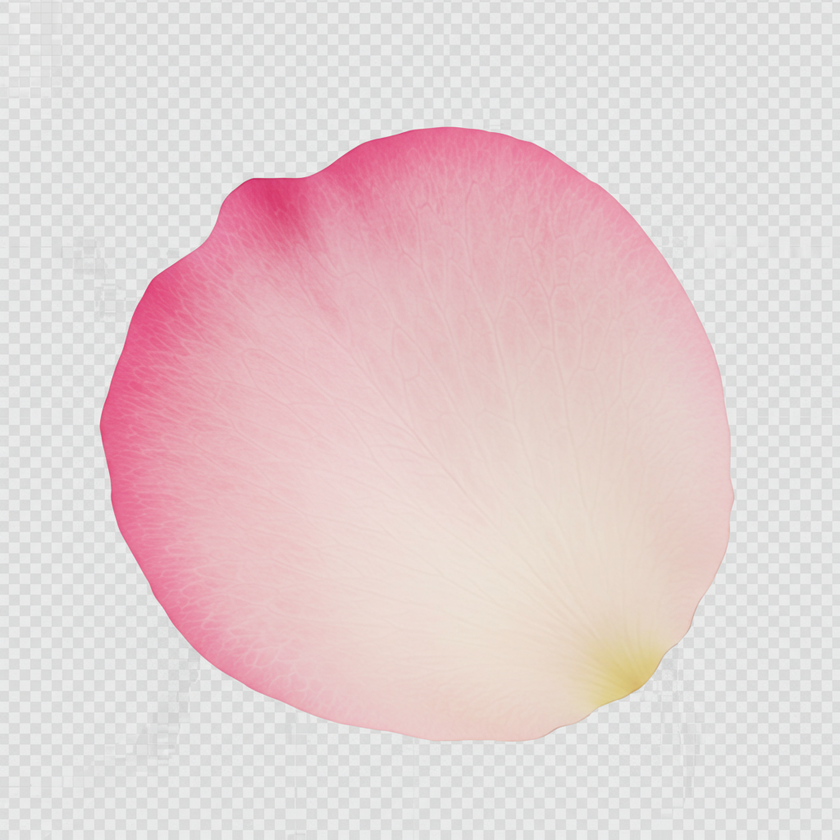
#> input picture mcps/kamui-code-mcp/petal_rose_pink.png, 840 x 840 px, shrunk from 1024 x 1024 before the run
$ python make_deeper_red.py
#> lines starting #> are read from the running program, lines starting #| are printed output that depends on the picture
from PIL import Image
import numpy as np
import colorsys

# 画像を読み込み
img = Image.open('petal_rose_pink.png').convert('RGBA')
data = np.array(img)

# 透明でない部分のみ処理
non_transparent = data[:, :, 3] > 0
#> non_transparent: shape (840, 840) bool; every value is 1

# ピクセルごとに処理
for i in range(data.shape[0]):
    for j in range(data.shape[1]):
        if non_transparent[i, j]:
            r, g, b, a = data[i, j]

            # RGBをHSVに変換
            h, s, v = colorsys.rgb_to_hsv(r/255.0, g/255.0, b/255.0)

            # ピンク系の色相を深い赤に変更
            if h > 0.83 or h < 0.17:  # ピンク〜赤の範囲
                # 深い赤の色相に設定（0-10度の範囲）
                h = 0.02  # 深い赤の色相

                # 彩度を大幅に上げて鮮やかに
                s = min(1.0, s * 1.5)

                # 明度を大幅に下げて深い赤に
                v = v * 0.6  # より暗く

                # HSVをRGBに戻す
                r_new, g_new, b_new = colorsys.hsv_to_rgb(h, s, v)
                data[i, j] = [int(r_new * 255), int(g_new * 255), int(b_new * 255), a]
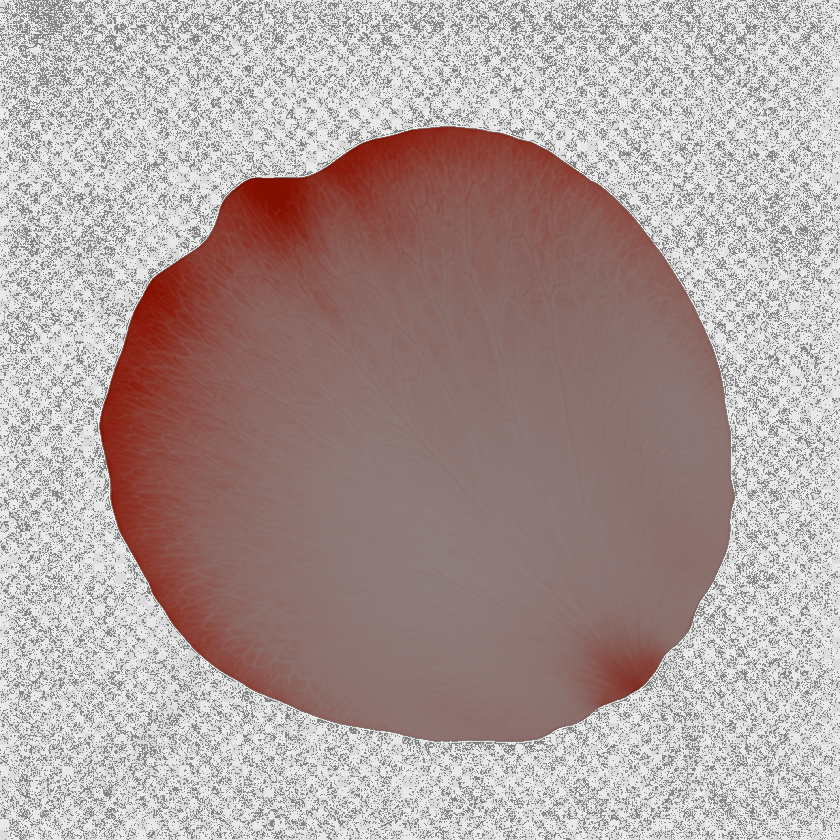
#> data: shape (840, 840, 4); mean R, G, B, A 173.5, 157.6, 155.3, 255
#> after the loop, b_new = 0.515; g_new = 0.515; r_new = 0.515

# 結果を保存
result = Image.fromarray(data, 'RGBA')
result.save('petal_rose_deep_red.png')
print('ピンクの花びらを深い赤に変更しました: petal_rose_deep_red.png')
